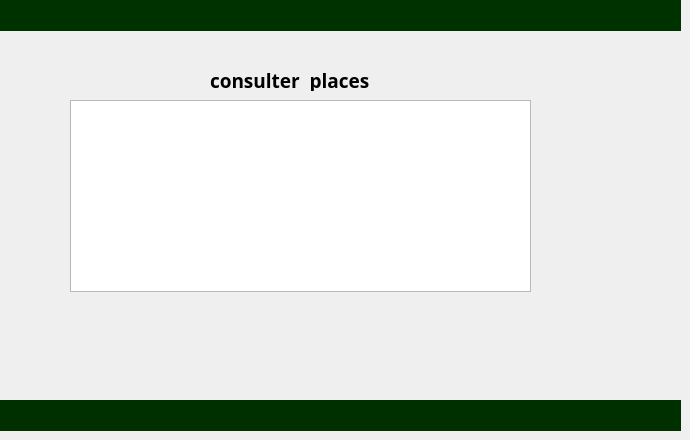
    <widget class="QWidget" name="page_19">
     <widget class="QLabel" name="colorr18_11">
      <property name="geometry">
       <rect>
        <x>0</x>
        <y>0</y>
        <width>681</width>
        <height>31</height>
       </rect>
      </property>
      <property name="styleSheet">
       <string notr="true">#colorr18_11
{
background-color:rgb(0, 50, 0);

}</string>
      </property>
      <property name="text">
       <string/>
      </property>
     </widget>
     <widget class="QLabel" name="colorr18_12">
      <property name="geometry">
       <rect>
        <x>0</x>
        <y>400</y>
        <width>681</width>
        <height>31</height>
       </rect>
      </property>
      <property name="styleSheet">
       <string notr="true">#colorr18_12
{
background-color:rgb(0, 48, 0);

}</string>
      </property>
      <property name="text">
       <string/>
      </property>
     </widget>
     <widget class="QLabel" name="label_62">
      <property name="geometry">
       <rect>
        <x>0</x>
        <y>30</y>
        <width>681</width>
        <height>371</height>
       </rect>
      </property>
      <property name="styleSheet">
       <string notr="true">#label_62
{
background-color: transparent;
   border-image:url(:/smart.jpg);
   background: none;
   border: none;
   background-repeat: none;
}
</string>
      </property>
      <property name="text">
       <string/>
      </property>
     </widget>
     <widget class="QLabel" name="label_63">
      <property name="geometry">
       <rect>
        <x>210</x>
        <y>70</y>
        <width>171</width>
        <height>21</height>
       </rect>
      </property>
      <property name="font">
       <font>
        <family>Segoe UI Black</family>
        <pointsize>14</pointsize>
        <weight>75</weight>
        <bold>true</bold>
       </font>
      </property>
      <property name="styleSheet">
       <string notr="true">#label_22
{
color:rgb(255, 255, 255) ;
}
</string>
      </property>
      <property name="text">
       <string>consulter  places</string>
      </property>
     </widget>
     <widget class="QLabel" name="label_65">
      <property name="geometry">
       <rect>
        <x>50</x>
        <y>355</y>
        <width>81</width>
        <height>31</height>
       </rect>
      </property>
      <property name="styleSheet">
       <string notr="true">#label_65
{
background-color: transparent;
   border-image:url(:/fle.png);
   background: none;
   border: none;
   background-repeat: none;
}</string>
      </property>
      <property name="text">
       <string/>
      </property>
     </widget>
     <widget class="QPushButton" name="pushButton_retour16">
      <property name="geometry">
       <rect>
        <x>54</x>
        <y>352</y>
        <width>81</width>
        <height>31</height>
       </rect>
      </property>
      <property name="styleSheet">
       <string notr="true">#pushButton_retour16
{
background-color: transparent;
  
   background: none;
   border: none;
   background-repeat: none;
}</string>
      </property>
      <property name="text">
       <string/>
      </property>
     </widget>
     <widget class="QLabel" name="label_66">
      <property name="geometry">
       <rect>
        <x>540</x>
        <y>350</y>
        <width>91</width>
        <height>31</height>
       </rect>
      </property>
      <property name="styleSheet">
       <string notr="true">#label_66
{
background-color: transparent;
   border-image:url(:/valid.png);
   background: none;
   border: none;
   background-repeat: none;
}</string>
      </property>
      <property name="text">
       <string/>
      </property>
     </widget>
     <widget class="QPushButton" name="pushButton_valid16">
      <property name="geometry">
       <rect>
        <x>544</x>
        <y>352</y>
        <width>91</width>
        <height>31</height>
       </rect>
      </property>
      <property name="styleSheet">
       <string notr="true">#pushButton_valid16
{
background-color: transparent;
   
   background: none;
   border: none;
   background-repeat: none;
}</string>
      </property>
      <property name="text">
       <string/>
      </property>
     </widget>
     <widget class="QTableView" name="tableView_AfficherPlace">
      <property name="geometry">
       <rect>
        <x>70</x>
        <y>100</y>
        <width>461</width>
        <height>192</height>
       </rect>
      </property>
     </widget>
    </widget>
